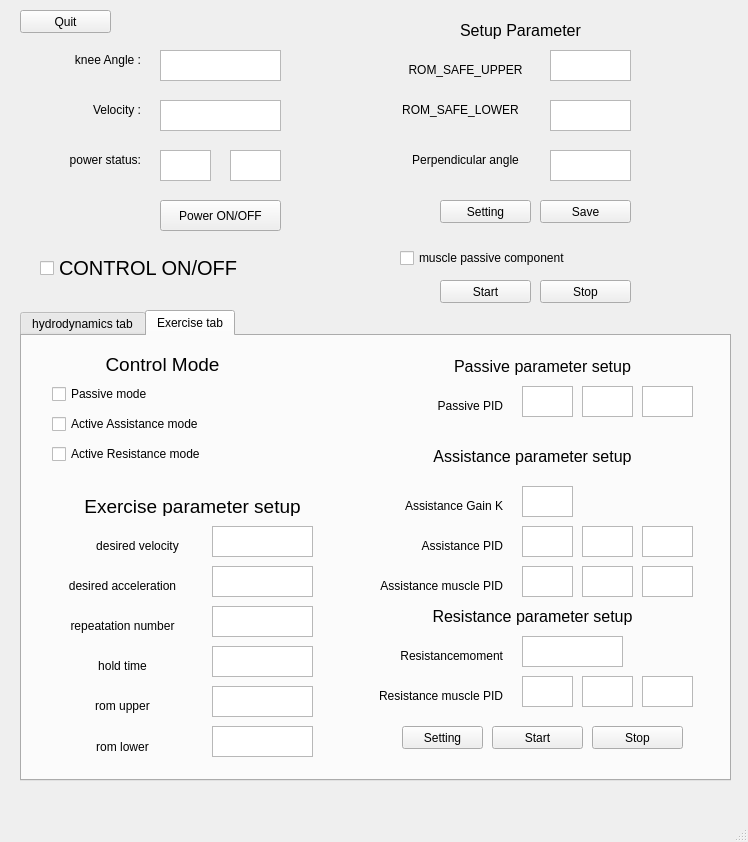
<?xml version="1.0" encoding="UTF-8"?>
<ui version="4.0">
 <class>MainWindow</class>
 <widget class="QMainWindow" name="MainWindow">
  <property name="geometry">
   <rect>
    <x>0</x>
    <y>0</y>
    <width>748</width>
    <height>842</height>
   </rect>
  </property>
  <property name="windowTitle">
   <string>MainWindow</string>
  </property>
  <widget class="QWidget" name="centralwidget">
   <widget class="QPushButton" name="system_quit_btn">
    <property name="geometry">
     <rect>
      <x>20</x>
      <y>10</y>
      <width>91</width>
      <height>23</height>
     </rect>
    </property>
    <property name="text">
     <string>Quit</string>
    </property>
   </widget>
   <widget class="QTabWidget" name="exercise">
    <property name="geometry">
     <rect>
      <x>20</x>
      <y>310</y>
      <width>711</width>
      <height>471</height>
     </rect>
    </property>
    <property name="tabShape">
     <enum>QTabWidget::Rounded</enum>
    </property>
    <property name="currentIndex">
     <number>1</number>
    </property>
    <widget class="QWidget" name="tab">
     <attribute name="title">
      <string>hydrodynamics tab</string>
     </attribute>
     <widget class="QTextEdit" name="test_d_input">
      <property name="geometry">
       <rect>
        <x>610</x>
        <y>170</y>
        <width>51</width>
        <height>31</height>
       </rect>
      </property>
     </widget>
     <widget class="QPushButton" name="hydrodynamic_test_stop_btn">
      <property name="geometry">
       <rect>
        <x>580</x>
        <y>390</y>
        <width>91</width>
        <height>23</height>
       </rect>
      </property>
      <property name="text">
       <string>Stop</string>
      </property>
     </widget>
     <widget class="QTextEdit" name="test_i_input">
      <property name="geometry">
       <rect>
        <x>550</x>
        <y>170</y>
        <width>51</width>
        <height>31</height>
       </rect>
      </property>
     </widget>
     <widget class="QTextEdit" name="test_velocity_input">
      <property name="geometry">
       <rect>
        <x>550</x>
        <y>70</y>
        <width>101</width>
        <height>31</height>
       </rect>
      </property>
     </widget>
     <widget class="QLabel" name="label_3">
      <property name="geometry">
       <rect>
        <x>380</x>
        <y>30</y>
        <width>291</width>
        <height>20</height>
       </rect>
      </property>
      <property name="font">
       <font>
        <pointsize>12</pointsize>
       </font>
      </property>
      <property name="text">
       <string>Hydrodynamics test parameter setup</string>
      </property>
      <property name="alignment">
       <set>Qt::AlignCenter</set>
      </property>
     </widget>
     <widget class="QLabel" name="pos_label_7">
      <property name="geometry">
       <rect>
        <x>380</x>
        <y>130</y>
        <width>161</width>
        <height>20</height>
       </rect>
      </property>
      <property name="text">
       <string>test acceleration:</string>
      </property>
      <property name="alignment">
       <set>Qt::AlignCenter</set>
      </property>
     </widget>
     <widget class="QPushButton" name="const_angle_setting_btn">
      <property name="geometry">
       <rect>
        <x>40</x>
        <y>390</y>
        <width>91</width>
        <height>23</height>
       </rect>
      </property>
      <property name="text">
       <string>Setting</string>
      </property>
     </widget>
     <widget class="QLabel" name="pos_label_17">
      <property name="geometry">
       <rect>
        <x>420</x>
        <y>230</y>
        <width>121</width>
        <height>20</height>
       </rect>
      </property>
      <property name="text">
       <string>test_rom_upper</string>
      </property>
      <property name="alignment">
       <set>Qt::AlignCenter</set>
      </property>
     </widget>
     <widget class="QTextEdit" name="const_angle_input">
      <property name="geometry">
       <rect>
        <x>190</x>
        <y>320</y>
        <width>101</width>
        <height>31</height>
       </rect>
      </property>
     </widget>
     <widget class="QPushButton" name="hydrodynamic_test_setting_btn">
      <property name="geometry">
       <rect>
        <x>390</x>
        <y>390</y>
        <width>81</width>
        <height>23</height>
       </rect>
      </property>
      <property name="text">
       <string>Setting</string>
      </property>
     </widget>
     <widget class="QTextEdit" name="test_rom_lower_input">
      <property name="geometry">
       <rect>
        <x>550</x>
        <y>280</y>
        <width>101</width>
        <height>31</height>
       </rect>
      </property>
     </widget>
     <widget class="QLabel" name="position_control_parameter_label_2">
      <property name="geometry">
       <rect>
        <x>60</x>
        <y>290</y>
        <width>241</width>
        <height>20</height>
       </rect>
      </property>
      <property name="font">
       <font>
        <pointsize>12</pointsize>
       </font>
      </property>
      <property name="text">
       <string>const angle</string>
      </property>
      <property name="alignment">
       <set>Qt::AlignCenter</set>
      </property>
     </widget>
     <widget class="QLabel" name="pos_label_8">
      <property name="geometry">
       <rect>
        <x>380</x>
        <y>180</y>
        <width>121</width>
        <height>20</height>
       </rect>
      </property>
      <property name="text">
       <string>test_pid</string>
      </property>
      <property name="alignment">
       <set>Qt::AlignCenter</set>
      </property>
     </widget>
     <widget class="QLabel" name="pos_label_9">
      <property name="geometry">
       <rect>
        <x>410</x>
        <y>80</y>
        <width>131</width>
        <height>20</height>
       </rect>
      </property>
      <property name="text">
       <string>test velocity:</string>
      </property>
      <property name="alignment">
       <set>Qt::AlignCenter</set>
      </property>
     </widget>
     <widget class="QCheckBox" name="const_angle_move_check">
      <property name="geometry">
       <rect>
        <x>20</x>
        <y>120</y>
        <width>271</width>
        <height>16</height>
       </rect>
      </property>
      <property name="text">
       <string>const angle move</string>
      </property>
     </widget>
     <widget class="QCheckBox" name="hydrodynamic_constant_acceleration_check">
      <property name="geometry">
       <rect>
        <x>20</x>
        <y>90</y>
        <width>271</width>
        <height>16</height>
       </rect>
      </property>
      <property name="text">
       <string>hydrodynamic_constant_acceleration</string>
      </property>
     </widget>
     <widget class="QPushButton" name="const_angle_start_btn">
      <property name="geometry">
       <rect>
        <x>140</x>
        <y>390</y>
        <width>91</width>
        <height>23</height>
       </rect>
      </property>
      <property name="text">
       <string>Start</string>
      </property>
     </widget>
     <widget class="QTextEdit" name="test_acceleration_input">
      <property name="geometry">
       <rect>
        <x>550</x>
        <y>120</y>
        <width>101</width>
        <height>31</height>
       </rect>
      </property>
     </widget>
     <widget class="QLabel" name="pos_label_5">
      <property name="geometry">
       <rect>
        <x>60</x>
        <y>330</y>
        <width>121</width>
        <height>20</height>
       </rect>
      </property>
      <property name="text">
       <string>const angle:</string>
      </property>
      <property name="alignment">
       <set>Qt::AlignCenter</set>
      </property>
     </widget>
     <widget class="QCheckBox" name="hydrodynamic_constant_velocity_check">
      <property name="geometry">
       <rect>
        <x>20</x>
        <y>60</y>
        <width>241</width>
        <height>16</height>
       </rect>
      </property>
      <property name="font">
       <font>
        <italic>false</italic>
       </font>
      </property>
      <property name="text">
       <string>hydrodynamic_constant_velocity</string>
      </property>
      <property name="tristate">
       <bool>false</bool>
      </property>
     </widget>
     <widget class="QLabel" name="pos_label_18">
      <property name="geometry">
       <rect>
        <x>420</x>
        <y>280</y>
        <width>121</width>
        <height>20</height>
       </rect>
      </property>
      <property name="text">
       <string>test_rom_lower</string>
      </property>
      <property name="alignment">
       <set>Qt::AlignCenter</set>
      </property>
     </widget>
     <widget class="QTextEdit" name="test_rom_upper_input">
      <property name="geometry">
       <rect>
        <x>550</x>
        <y>230</y>
        <width>101</width>
        <height>31</height>
       </rect>
      </property>
     </widget>
     <widget class="QPushButton" name="const_angle_stop_btn">
      <property name="geometry">
       <rect>
        <x>240</x>
        <y>390</y>
        <width>91</width>
        <height>23</height>
       </rect>
      </property>
      <property name="text">
       <string>Stop</string>
      </property>
     </widget>
     <widget class="QPushButton" name="hydrodynamic_test_start_btn">
      <property name="geometry">
       <rect>
        <x>480</x>
        <y>390</y>
        <width>91</width>
        <height>23</height>
       </rect>
      </property>
      <property name="text">
       <string>Start</string>
      </property>
     </widget>
     <widget class="QTextEdit" name="test_p_input">
      <property name="geometry">
       <rect>
        <x>490</x>
        <y>170</y>
        <width>51</width>
        <height>31</height>
       </rect>
      </property>
     </widget>
     <widget class="QTextEdit" name="test_hold_time_input">
      <property name="geometry">
       <rect>
        <x>550</x>
        <y>330</y>
        <width>101</width>
        <height>31</height>
       </rect>
      </property>
     </widget>
     <widget class="QLabel" name="pos_label_19">
      <property name="geometry">
       <rect>
        <x>420</x>
        <y>330</y>
        <width>121</width>
        <height>20</height>
       </rect>
      </property>
      <property name="text">
       <string>test_hold_time</string>
      </property>
      <property name="alignment">
       <set>Qt::AlignCenter</set>
      </property>
     </widget>
     <widget class="QLabel" name="control_mode_label_3">
      <property name="geometry">
       <rect>
        <x>90</x>
        <y>30</y>
        <width>141</width>
        <height>16</height>
       </rect>
      </property>
      <property name="font">
       <font>
        <pointsize>14</pointsize>
       </font>
      </property>
      <property name="text">
       <string>Control Mode</string>
      </property>
      <property name="alignment">
       <set>Qt::AlignCenter</set>
      </property>
     </widget>
    </widget>
    <widget class="QWidget" name="Exercise">
     <attribute name="title">
      <string>Exercise tab</string>
     </attribute>
     <widget class="QTextEdit" name="resistance_moment_input">
      <property name="geometry">
       <rect>
        <x>500</x>
        <y>300</y>
        <width>101</width>
        <height>31</height>
       </rect>
      </property>
     </widget>
     <widget class="QTextEdit" name="assistance_d_input">
      <property name="geometry">
       <rect>
        <x>620</x>
        <y>190</y>
        <width>51</width>
        <height>31</height>
       </rect>
      </property>
     </widget>
     <widget class="QPushButton" name="exercise_stop_btn">
      <property name="geometry">
       <rect>
        <x>570</x>
        <y>390</y>
        <width>91</width>
        <height>23</height>
       </rect>
      </property>
      <property name="text">
       <string>Stop</string>
      </property>
     </widget>
     <widget class="QLabel" name="control_mode_label_2">
      <property name="geometry">
       <rect>
        <x>70</x>
        <y>20</y>
        <width>141</width>
        <height>16</height>
       </rect>
      </property>
      <property name="font">
       <font>
        <pointsize>14</pointsize>
       </font>
      </property>
      <property name="text">
       <string>Control Mode</string>
      </property>
      <property name="alignment">
       <set>Qt::AlignCenter</set>
      </property>
     </widget>
     <widget class="QPushButton" name="exercise_setting_btn">
      <property name="geometry">
       <rect>
        <x>380</x>
        <y>390</y>
        <width>81</width>
        <height>23</height>
       </rect>
      </property>
      <property name="text">
       <string>Setting</string>
      </property>
     </widget>
     <widget class="QLabel" name="label_4">
      <property name="geometry">
       <rect>
        <x>20</x>
        <y>160</y>
        <width>301</width>
        <height>20</height>
       </rect>
      </property>
      <property name="font">
       <font>
        <pointsize>14</pointsize>
       </font>
      </property>
      <property name="text">
       <string>Exercise parameter setup</string>
      </property>
      <property name="alignment">
       <set>Qt::AlignCenter</set>
      </property>
     </widget>
     <widget class="QTextEdit" name="assistance_i_input">
      <property name="geometry">
       <rect>
        <x>560</x>
        <y>190</y>
        <width>51</width>
        <height>31</height>
       </rect>
      </property>
     </widget>
     <widget class="QTextEdit" name="exercise_desired_acceleration">
      <property name="geometry">
       <rect>
        <x>190</x>
        <y>230</y>
        <width>101</width>
        <height>31</height>
       </rect>
      </property>
     </widget>
     <widget class="QCheckBox" name="exercise_passive_check">
      <property name="geometry">
       <rect>
        <x>30</x>
        <y>50</y>
        <width>241</width>
        <height>16</height>
       </rect>
      </property>
      <property name="font">
       <font>
        <italic>false</italic>
       </font>
      </property>
      <property name="text">
       <string>Passive mode</string>
      </property>
      <property name="tristate">
       <bool>false</bool>
      </property>
     </widget>
     <widget class="QTextEdit" name="assistance_p_input">
      <property name="geometry">
       <rect>
        <x>500</x>
        <y>190</y>
        <width>51</width>
        <height>31</height>
       </rect>
      </property>
     </widget>
     <widget class="QCheckBox" name="exercise_assistance_check">
      <property name="geometry">
       <rect>
        <x>30</x>
        <y>80</y>
        <width>271</width>
        <height>16</height>
       </rect>
      </property>
      <property name="text">
       <string>Active Assistance mode</string>
      </property>
     </widget>
     <widget class="QLabel" name="pos_label_11">
      <property name="geometry">
       <rect>
        <x>50</x>
        <y>200</y>
        <width>131</width>
        <height>20</height>
       </rect>
      </property>
      <property name="text">
       <string>desired velocity</string>
      </property>
      <property name="alignment">
       <set>Qt::AlignCenter</set>
      </property>
     </widget>
     <widget class="QTextEdit" name="exercise_desired_velocity">
      <property name="geometry">
       <rect>
        <x>190</x>
        <y>190</y>
        <width>101</width>
        <height>31</height>
       </rect>
      </property>
     </widget>
     <widget class="QLabel" name="pos_label_13">
      <property name="geometry">
       <rect>
        <x>20</x>
        <y>240</y>
        <width>161</width>
        <height>20</height>
       </rect>
      </property>
      <property name="text">
       <string>desired acceleration</string>
      </property>
      <property name="alignment">
       <set>Qt::AlignCenter</set>
      </property>
     </widget>
     <widget class="QLabel" name="pos_label_22">
      <property name="geometry">
       <rect>
        <x>350</x>
        <y>310</y>
        <width>131</width>
        <height>20</height>
       </rect>
      </property>
      <property name="text">
       <string>Resistancemoment</string>
      </property>
      <property name="alignment">
       <set>Qt::AlignRight|Qt::AlignTrailing|Qt::AlignVCenter</set>
      </property>
     </widget>
     <widget class="QLabel" name="pos_label_14">
      <property name="geometry">
       <rect>
        <x>360</x>
        <y>200</y>
        <width>121</width>
        <height>20</height>
       </rect>
      </property>
      <property name="text">
       <string>Assistance PID</string>
      </property>
      <property name="alignment">
       <set>Qt::AlignRight|Qt::AlignTrailing|Qt::AlignVCenter</set>
      </property>
     </widget>
     <widget class="QCheckBox" name="exercise_resistance_check">
      <property name="geometry">
       <rect>
        <x>30</x>
        <y>110</y>
        <width>271</width>
        <height>16</height>
       </rect>
      </property>
      <property name="text">
       <string>Active Resistance mode</string>
      </property>
     </widget>
     <widget class="QPushButton" name="exercise_start_btn">
      <property name="geometry">
       <rect>
        <x>470</x>
        <y>390</y>
        <width>91</width>
        <height>23</height>
       </rect>
      </property>
      <property name="text">
       <string>Start</string>
      </property>
     </widget>
     <widget class="QTextEdit" name="passive_i_input">
      <property name="geometry">
       <rect>
        <x>560</x>
        <y>50</y>
        <width>51</width>
        <height>31</height>
       </rect>
      </property>
     </widget>
     <widget class="QTextEdit" name="passive_d_input">
      <property name="geometry">
       <rect>
        <x>620</x>
        <y>50</y>
        <width>51</width>
        <height>31</height>
       </rect>
      </property>
     </widget>
     <widget class="QLabel" name="pos_label_15">
      <property name="geometry">
       <rect>
        <x>400</x>
        <y>60</y>
        <width>81</width>
        <height>20</height>
       </rect>
      </property>
      <property name="text">
       <string>Passive PID</string>
      </property>
      <property name="alignment">
       <set>Qt::AlignRight|Qt::AlignTrailing|Qt::AlignVCenter</set>
      </property>
     </widget>
     <widget class="QTextEdit" name="passive_p_input">
      <property name="geometry">
       <rect>
        <x>500</x>
        <y>50</y>
        <width>51</width>
        <height>31</height>
       </rect>
      </property>
     </widget>
     <widget class="QTextEdit" name="exercise_repeatation_number">
      <property name="geometry">
       <rect>
        <x>190</x>
        <y>270</y>
        <width>101</width>
        <height>31</height>
       </rect>
      </property>
     </widget>
     <widget class="QLabel" name="pos_label_16">
      <property name="geometry">
       <rect>
        <x>20</x>
        <y>280</y>
        <width>161</width>
        <height>20</height>
       </rect>
      </property>
      <property name="text">
       <string>repeatation number</string>
      </property>
      <property name="alignment">
       <set>Qt::AlignCenter</set>
      </property>
     </widget>
     <widget class="QLabel" name="pos_label_23">
      <property name="geometry">
       <rect>
        <x>360</x>
        <y>160</y>
        <width>121</width>
        <height>20</height>
       </rect>
      </property>
      <property name="text">
       <string>Assistance Gain K</string>
      </property>
      <property name="alignment">
       <set>Qt::AlignRight|Qt::AlignTrailing|Qt::AlignVCenter</set>
      </property>
     </widget>
     <widget class="QTextEdit" name="assistance_gain_k_input">
      <property name="geometry">
       <rect>
        <x>500</x>
        <y>150</y>
        <width>51</width>
        <height>31</height>
       </rect>
      </property>
     </widget>
     <widget class="QLabel" name="label_5">
      <property name="geometry">
       <rect>
        <x>360</x>
        <y>110</y>
        <width>301</width>
        <height>20</height>
       </rect>
      </property>
      <property name="font">
       <font>
        <pointsize>12</pointsize>
       </font>
      </property>
      <property name="text">
       <string>Assistance parameter setup</string>
      </property>
      <property name="alignment">
       <set>Qt::AlignCenter</set>
      </property>
     </widget>
     <widget class="QLabel" name="label_6">
      <property name="geometry">
       <rect>
        <x>370</x>
        <y>20</y>
        <width>301</width>
        <height>20</height>
       </rect>
      </property>
      <property name="font">
       <font>
        <pointsize>12</pointsize>
       </font>
      </property>
      <property name="text">
       <string>Passive parameter setup</string>
      </property>
      <property name="alignment">
       <set>Qt::AlignCenter</set>
      </property>
     </widget>
     <widget class="QLabel" name="label_7">
      <property name="geometry">
       <rect>
        <x>360</x>
        <y>270</y>
        <width>301</width>
        <height>20</height>
       </rect>
      </property>
      <property name="font">
       <font>
        <pointsize>12</pointsize>
       </font>
      </property>
      <property name="text">
       <string>Resistance parameter setup</string>
      </property>
      <property name="alignment">
       <set>Qt::AlignCenter</set>
      </property>
     </widget>
     <widget class="QLabel" name="pos_label_20">
      <property name="geometry">
       <rect>
        <x>20</x>
        <y>320</y>
        <width>161</width>
        <height>20</height>
       </rect>
      </property>
      <property name="text">
       <string>hold time</string>
      </property>
      <property name="alignment">
       <set>Qt::AlignCenter</set>
      </property>
     </widget>
     <widget class="QTextEdit" name="exercise_hold_time">
      <property name="geometry">
       <rect>
        <x>190</x>
        <y>310</y>
        <width>101</width>
        <height>31</height>
       </rect>
      </property>
     </widget>
     <widget class="QLabel" name="pos_label_21">
      <property name="geometry">
       <rect>
        <x>20</x>
        <y>360</y>
        <width>161</width>
        <height>20</height>
       </rect>
      </property>
      <property name="text">
       <string>rom upper</string>
      </property>
      <property name="alignment">
       <set>Qt::AlignCenter</set>
      </property>
     </widget>
     <widget class="QTextEdit" name="exercise_rom_upper">
      <property name="geometry">
       <rect>
        <x>190</x>
        <y>350</y>
        <width>101</width>
        <height>31</height>
       </rect>
      </property>
     </widget>
     <widget class="QLabel" name="pos_label_24">
      <property name="geometry">
       <rect>
        <x>20</x>
        <y>400</y>
        <width>161</width>
        <height>21</height>
       </rect>
      </property>
      <property name="text">
       <string>rom lower</string>
      </property>
      <property name="alignment">
       <set>Qt::AlignCenter</set>
      </property>
     </widget>
     <widget class="QTextEdit" name="exercise_rom_lower">
      <property name="geometry">
       <rect>
        <x>190</x>
        <y>390</y>
        <width>101</width>
        <height>31</height>
       </rect>
      </property>
     </widget>
     <widget class="QLabel" name="pos_label_25">
      <property name="geometry">
       <rect>
        <x>320</x>
        <y>240</y>
        <width>161</width>
        <height>20</height>
       </rect>
      </property>
      <property name="text">
       <string>Assistance muscle PID</string>
      </property>
      <property name="alignment">
       <set>Qt::AlignRight|Qt::AlignTrailing|Qt::AlignVCenter</set>
      </property>
     </widget>
     <widget class="QLabel" name="pos_label_26">
      <property name="geometry">
       <rect>
        <x>320</x>
        <y>350</y>
        <width>161</width>
        <height>20</height>
       </rect>
      </property>
      <property name="text">
       <string>Resistance muscle PID</string>
      </property>
      <property name="alignment">
       <set>Qt::AlignRight|Qt::AlignTrailing|Qt::AlignVCenter</set>
      </property>
     </widget>
     <widget class="QTextEdit" name="assistance_muscle_i_input">
      <property name="geometry">
       <rect>
        <x>560</x>
        <y>230</y>
        <width>51</width>
        <height>31</height>
       </rect>
      </property>
     </widget>
     <widget class="QTextEdit" name="assistance_muscle_p_input">
      <property name="geometry">
       <rect>
        <x>500</x>
        <y>230</y>
        <width>51</width>
        <height>31</height>
       </rect>
      </property>
     </widget>
     <widget class="QTextEdit" name="assistance_muscle_d_input">
      <property name="geometry">
       <rect>
        <x>620</x>
        <y>230</y>
        <width>51</width>
        <height>31</height>
       </rect>
      </property>
     </widget>
     <widget class="QTextEdit" name="resistance_muscle_d_input">
      <property name="geometry">
       <rect>
        <x>620</x>
        <y>340</y>
        <width>51</width>
        <height>31</height>
       </rect>
      </property>
     </widget>
     <widget class="QTextEdit" name="resistance_muscle_i_input">
      <property name="geometry">
       <rect>
        <x>560</x>
        <y>340</y>
        <width>51</width>
        <height>31</height>
       </rect>
      </property>
     </widget>
     <widget class="QTextEdit" name="resistance_muscle_p_input">
      <property name="geometry">
       <rect>
        <x>500</x>
        <y>340</y>
        <width>51</width>
        <height>31</height>
       </rect>
      </property>
     </widget>
    </widget>
   </widget>
   <widget class="QPushButton" name="parameter_save_btn">
    <property name="geometry">
     <rect>
      <x>540</x>
      <y>200</y>
      <width>91</width>
      <height>23</height>
     </rect>
    </property>
    <property name="text">
     <string>Save</string>
    </property>
   </widget>
   <widget class="QPushButton" name="parameter_setting_btn">
    <property name="geometry">
     <rect>
      <x>440</x>
      <y>200</y>
      <width>91</width>
      <height>23</height>
     </rect>
    </property>
    <property name="text">
     <string>Setting</string>
    </property>
   </widget>
   <widget class="QLabel" name="position_control_parameter_label">
    <property name="geometry">
     <rect>
      <x>440</x>
      <y>20</y>
      <width>161</width>
      <height>20</height>
     </rect>
    </property>
    <property name="font">
     <font>
      <pointsize>12</pointsize>
     </font>
    </property>
    <property name="text">
     <string>Setup Parameter</string>
    </property>
    <property name="alignment">
     <set>Qt::AlignCenter</set>
    </property>
   </widget>
   <widget class="QLabel" name="pos_label_6">
    <property name="geometry">
     <rect>
      <x>400</x>
      <y>60</y>
      <width>131</width>
      <height>20</height>
     </rect>
    </property>
    <property name="text">
     <string>ROM_SAFE_UPPER</string>
    </property>
    <property name="alignment">
     <set>Qt::AlignCenter</set>
    </property>
   </widget>
   <widget class="QTextEdit" name="rom_safe_upper">
    <property name="geometry">
     <rect>
      <x>550</x>
      <y>50</y>
      <width>81</width>
      <height>31</height>
     </rect>
    </property>
   </widget>
   <widget class="QTextEdit" name="rom_safe_lower">
    <property name="geometry">
     <rect>
      <x>550</x>
      <y>100</y>
      <width>81</width>
      <height>31</height>
     </rect>
    </property>
   </widget>
   <widget class="QLabel" name="pos_label_12">
    <property name="geometry">
     <rect>
      <x>390</x>
      <y>150</y>
      <width>151</width>
      <height>20</height>
     </rect>
    </property>
    <property name="text">
     <string>Perpendicular angle</string>
    </property>
    <property name="alignment">
     <set>Qt::AlignCenter</set>
    </property>
   </widget>
   <widget class="QLabel" name="pos_label_10">
    <property name="geometry">
     <rect>
      <x>390</x>
      <y>100</y>
      <width>141</width>
      <height>20</height>
     </rect>
    </property>
    <property name="text">
     <string>ROM_SAFE_LOWER</string>
    </property>
    <property name="alignment">
     <set>Qt::AlignCenter</set>
    </property>
   </widget>
   <widget class="QTextEdit" name="perpendicular_angle">
    <property name="geometry">
     <rect>
      <x>550</x>
      <y>150</y>
      <width>81</width>
      <height>31</height>
     </rect>
    </property>
   </widget>
   <widget class="QLabel" name="vel_data_label_2">
    <property name="geometry">
     <rect>
      <x>20</x>
      <y>150</y>
      <width>121</width>
      <height>20</height>
     </rect>
    </property>
    <property name="text">
     <string>power status:</string>
    </property>
    <property name="alignment">
     <set>Qt::AlignRight|Qt::AlignTrailing|Qt::AlignVCenter</set>
    </property>
   </widget>
   <widget class="QPushButton" name="power_on_off_btn">
    <property name="geometry">
     <rect>
      <x>160</x>
      <y>200</y>
      <width>121</width>
      <height>31</height>
     </rect>
    </property>
    <property name="text">
     <string>Power ON/OFF</string>
    </property>
   </widget>
   <widget class="QTextBrowser" name="angle_data">
    <property name="geometry">
     <rect>
      <x>160</x>
      <y>50</y>
      <width>121</width>
      <height>31</height>
     </rect>
    </property>
   </widget>
   <widget class="QTextBrowser" name="power_enabled_status">
    <property name="geometry">
     <rect>
      <x>160</x>
      <y>150</y>
      <width>51</width>
      <height>31</height>
     </rect>
    </property>
   </widget>
   <widget class="QTextBrowser" name="control_active">
    <property name="geometry">
     <rect>
      <x>230</x>
      <y>150</y>
      <width>51</width>
      <height>31</height>
     </rect>
    </property>
   </widget>
   <widget class="QLabel" name="pos_data_label">
    <property name="geometry">
     <rect>
      <x>40</x>
      <y>50</y>
      <width>101</width>
      <height>20</height>
     </rect>
    </property>
    <property name="text">
     <string>knee Angle :</string>
    </property>
    <property name="alignment">
     <set>Qt::AlignRight|Qt::AlignTrailing|Qt::AlignVCenter</set>
    </property>
   </widget>
   <widget class="QLabel" name="vel_data_label">
    <property name="geometry">
     <rect>
      <x>70</x>
      <y>100</y>
      <width>71</width>
      <height>20</height>
     </rect>
    </property>
    <property name="text">
     <string>Velocity :</string>
    </property>
    <property name="alignment">
     <set>Qt::AlignRight|Qt::AlignTrailing|Qt::AlignVCenter</set>
    </property>
   </widget>
   <widget class="QTextBrowser" name="velocity_data">
    <property name="geometry">
     <rect>
      <x>160</x>
      <y>100</y>
      <width>121</width>
      <height>31</height>
     </rect>
    </property>
   </widget>
   <widget class="QCheckBox" name="control_on_off_check">
    <property name="geometry">
     <rect>
      <x>40</x>
      <y>260</y>
      <width>201</width>
      <height>16</height>
     </rect>
    </property>
    <property name="font">
     <font>
      <pointsize>15</pointsize>
     </font>
    </property>
    <property name="text">
     <string>CONTROL ON/OFF</string>
    </property>
   </widget>
   <widget class="QPushButton" name="muscle_stop_btn">
    <property name="geometry">
     <rect>
      <x>540</x>
      <y>280</y>
      <width>91</width>
      <height>23</height>
     </rect>
    </property>
    <property name="text">
     <string>Stop</string>
    </property>
   </widget>
   <widget class="QPushButton" name="muscle_start_btn">
    <property name="geometry">
     <rect>
      <x>440</x>
      <y>280</y>
      <width>91</width>
      <height>23</height>
     </rect>
    </property>
    <property name="text">
     <string>Start</string>
    </property>
   </widget>
   <widget class="QCheckBox" name="muscle_passive_component_check">
    <property name="geometry">
     <rect>
      <x>400</x>
      <y>250</y>
      <width>271</width>
      <height>16</height>
     </rect>
    </property>
    <property name="text">
     <string>muscle passive component</string>
    </property>
   </widget>
  </widget>
  <widget class="QMenuBar" name="menubar">
   <property name="geometry">
    <rect>
     <x>0</x>
     <y>0</y>
     <width>748</width>
     <height>24</height>
    </rect>
   </property>
  </widget>
  <widget class="QStatusBar" name="statusbar"/>
 </widget>
 <resources/>
 <connections/>
</ui>
